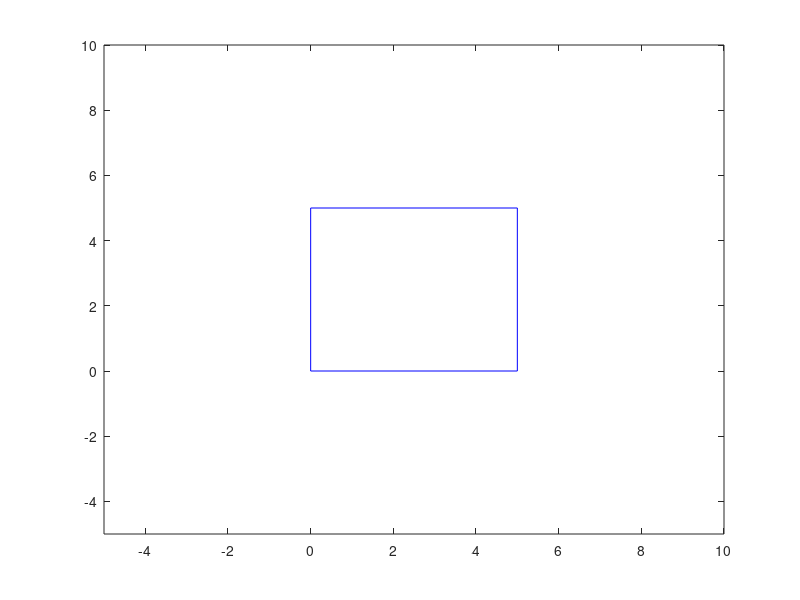

Reproduce this figure in MATLAB. (Note: this script raises an error after producing the figure.)
%mapbuilder for roboSim V1.3
%save maps as text file using ginput;
%currently maps are square (v1_3)
function [xs,ys,mySize] = mapBuilder()

    myFile=input('what would you like to name your map file? ','s');
    myID=fopen(myFile,'w');

    mySize=input('Choose the Arena Size. ');

    fprintf(myID,'%i\n',mySize);
    
    arena=[0,mySize,mySize,0,0
       0,0  ,mySize,mySize,0];
    figure(1);
    plot(arena(1,:),arena(2,:),'b-'); hold on
    axis([-5 mySize+5 -5 mySize+5]);
    
    disp('Place your objects on the figure. Each object must have 4 vertices.')
    adding=1;
    ctr=0;
    while adding
        ctr=ctr+1;
        
        [xs(ctr,:),ys(ctr,:)]=ginput(4);
        fprintf(myID,'%f %f %f %f ',xs(ctr,1),xs(ctr,2),xs(ctr,3),xs(ctr,4));
        fprintf(myID,'%f %f %f %f ',ys(ctr,1),ys(ctr,2),ys(ctr,3),ys(ctr,4));
        fill(xs(ctr,:),ys(ctr,:),'g')
        axis([-5 mySize+5 -5 mySize+5]);
        % dont put a newline at the end of the last line
        adding=input('Would you like to add another object? (1/0) ');
        if adding
            fprintf(myID,'\n');
        end
        
    end

    fclose(myID)


